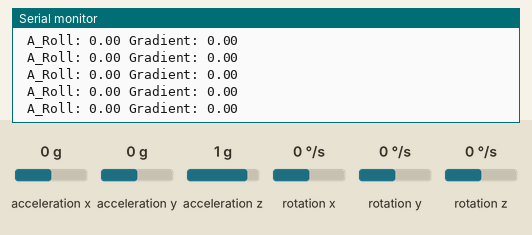
The sketch below on a simulated ESP8266 (NodeMCU). Parts: the last lines printed to the serial monitor. Wiring (inferred from the names in the program): MPU-6050 motion sensor at I2C address 0x68. The test bench sets the inputs (shaded band); at power-on: acceleration y 0 g, acceleration z 1 g, acceleration x 0 g, rotation x 0 °/s, rotation y 0 °/s, rotation z 0 °/s.

Above: at 1.3 s.
1.4 s: acceleration y set to -1.4 g
At 1.48 s:
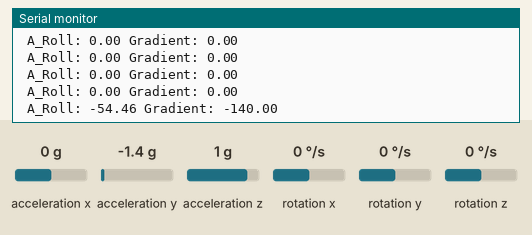
2.9 s: acceleration z set to 0 g
At 2.91 s:
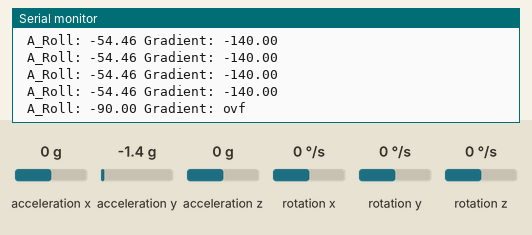
4.8 s: acceleration y set to 0.8 g
At 4.84 s:
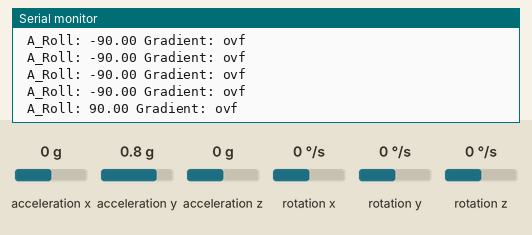

Measured:
- after the input at 1.4 s, the serial monitor: prints a new line after 0.08 s (image 1)
- after the input at 2.9 s, the serial monitor: prints a new line at once (image 2)
- after the input at 4.8 s, the serial monitor: prints a new line at once (image 3)

The sketch:

MPU6050_Trial.ino
```cpp
/*
 * Connections
 * MPU6050 --- ESP8266
 * VCC ------- 3.3V
 * GND ------- GND
 * SCL ------- D6
 * SDA ------- D7
 * XDA ------- NC
 * XCL ------- NC
 * AD0 ------- NC
 * INT ------- NC
 */

#include <Wire.h>

// MPU6050 Slave Device Address
const uint8_t MPU6050SlaveAddress = 0x68;

// Select SDA and SCL pins for I2C communication
const uint8_t scl = D1;
const uint8_t sda = D2;

// sensitivity scale factor respective to full scale setting provided in datasheet
const uint16_t AccelScaleFactor = 16384;
const uint16_t GyroScaleFactor = 131;

// MPU6050 few configuration register addresses
const uint8_t MPU6050_REGISTER_SMPLRT_DIV   =  0x19;
const uint8_t MPU6050_REGISTER_USER_CTRL    =  0x6A;
const uint8_t MPU6050_REGISTER_PWR_MGMT_1   =  0x6B;
const uint8_t MPU6050_REGISTER_PWR_MGMT_2   =  0x6C;
const uint8_t MPU6050_REGISTER_CONFIG       =  0x1A;
const uint8_t MPU6050_REGISTER_GYRO_CONFIG  =  0x1B;
const uint8_t MPU6050_REGISTER_ACCEL_CONFIG =  0x1C;
const uint8_t MPU6050_REGISTER_FIFO_EN      =  0x23;
const uint8_t MPU6050_REGISTER_INT_ENABLE   =  0x38;
const uint8_t MPU6050_REGISTER_ACCEL_XOUT_H =  0x3B;
const uint8_t MPU6050_REGISTER_SIGNAL_PATH_RESET  = 0x68;

int16_t AX_raw, AY_raw,AZ_raw, GX_raw, GY_raw, GZ_raw, Temp_raw;
double Ax, Ay, Az, T, Gx, Gy, Gz, A_Roll, A_Pitch, Gradient, Mag;
void setup() {
  Serial.begin(9600);
  Wire.begin(sda, scl);
  MPU6050_Init();
}

void loop() {

  Read_RawValue(MPU6050SlaveAddress, MPU6050_REGISTER_ACCEL_XOUT_H);
  //divide each with their sensitivity scale factor
  Ax = (double)AX_raw/AccelScaleFactor;
  Ay = (double)AY_raw/AccelScaleFactor;
  Az = (double)AZ_raw/AccelScaleFactor;
  T = (double)Temp_raw/340+36.53; //temperature formula
  Gx = (double)GX_raw/GyroScaleFactor;
  Gy = (double)GY_raw/GyroScaleFactor;
  Gz = (double)GZ_raw/GyroScaleFactor;
  A_Roll = (atan2(Ay, Az)) *57.29577951;
  Gradient = tan(atan2(Ay, Az)) * 100;
  Mag = sqrt(Ax * Ax + Ay * Ay + Az * Az);
  //A_Pitch = (atan2(Az, Ax)) *57.29577951; - NO
  // float pitch = atan2(-ax, sqrt(ay * ay + az * az)); - formula https://stackoverflow.com/questions/55866808/attitude-estimation-from-accelerometer-and-gyroscope-of-an-imu


  //Serial.print("Ax: "); Serial.print(Ax);
  //Serial.print(" Ay: "); Serial.print(Ay);
  //Serial.print(" Az: "); Serial.print(Az);
  //Serial.print(" T: "); Serial.print(T);
  //Serial.print(" Gx: "); Serial.print(Gx);
  //Serial.print(" Gy: "); Serial.print(Gy);
  //Serial.print(" Gz: "); Serial.print(Gz);
  Serial.print(" A_Roll: "); Serial.print(A_Roll);
  Serial.print(" Gradient: "); Serial.println(Gradient);
  //Serial.print(" Magnitude: "); Serial.println(Mag*1000);
  //Serial.print(" A_Pitch: "); Serial.println(A_Pitch); - NO
  delay(100);

}

void I2C_Write(uint8_t deviceAddress, uint8_t regAddress, uint8_t data){
  Wire.beginTransmission(deviceAddress);
  Wire.write(regAddress);
  Wire.write(data);
  Wire.endTransmission();
}

// read all 14 register
void Read_RawValue(uint8_t deviceAddress, uint8_t regAddress){
  Wire.beginTransmission(deviceAddress);
  Wire.write(regAddress);
  Wire.endTransmission();
  Wire.requestFrom(deviceAddress, (uint8_t)14);
  AX_raw = (((int16_t)Wire.read()<<8) | Wire.read());
  AY_raw = (((int16_t)Wire.read()<<8) | Wire.read());
  AZ_raw = (((int16_t)Wire.read()<<8) | Wire.read());
  Temp_raw = (((int16_t)Wire.read()<<8) | Wire.read());
  GX_raw = (((int16_t)Wire.read()<<8) | Wire.read());
  GY_raw = (((int16_t)Wire.read()<<8) | Wire.read());
  GZ_raw = (((int16_t)Wire.read()<<8) | Wire.read());
}

//configure MPU6050
void MPU6050_Init(){
  delay(150);
  I2C_Write(MPU6050SlaveAddress, MPU6050_REGISTER_SMPLRT_DIV, 0x07);
  I2C_Write(MPU6050SlaveAddress, MPU6050_REGISTER_PWR_MGMT_1, 0x01);
  I2C_Write(MPU6050SlaveAddress, MPU6050_REGISTER_PWR_MGMT_2, 0x00);
  I2C_Write(MPU6050SlaveAddress, MPU6050_REGISTER_CONFIG, 0x00);
  I2C_Write(MPU6050SlaveAddress, MPU6050_REGISTER_GYRO_CONFIG, 0x00);//set +/-250 degree/second full scale
  I2C_Write(MPU6050SlaveAddress, MPU6050_REGISTER_ACCEL_CONFIG, 0x00);// set +/- 2g full scale
  I2C_Write(MPU6050SlaveAddress, MPU6050_REGISTER_FIFO_EN, 0x00);
  I2C_Write(MPU6050SlaveAddress, MPU6050_REGISTER_INT_ENABLE, 0x01);
  I2C_Write(MPU6050SlaveAddress, MPU6050_REGISTER_SIGNAL_PATH_RESET, 0x00);
  I2C_Write(MPU6050SlaveAddress, MPU6050_REGISTER_USER_CTRL, 0x00);
}
```
